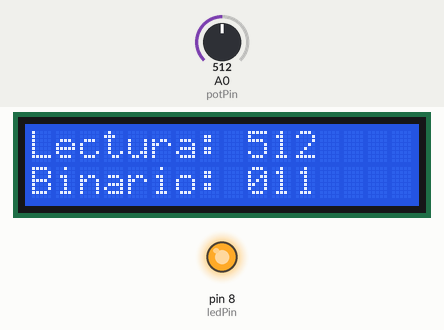
Simulated run of this program. Board: Arduino Uno, built with avr-gcc and run on an emulated ATmega328P. On the bench: 16×2 character LCD, output pins drawn as LEDs (lit = HIGH). The test bench sets the inputs (shaded band); at power-on: A0 (potPin) = 512.

Above: at 1.2 s.
1.3 s: A0 (potPin) set to 568
At 2.8 s:
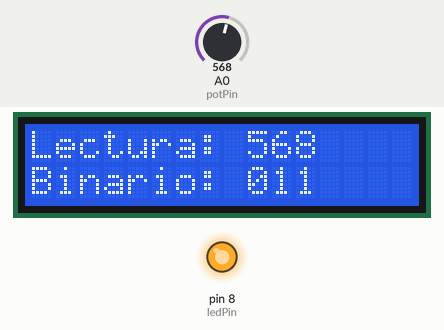
3.1 s: A0 (potPin) set to 601
At 3.6 s:
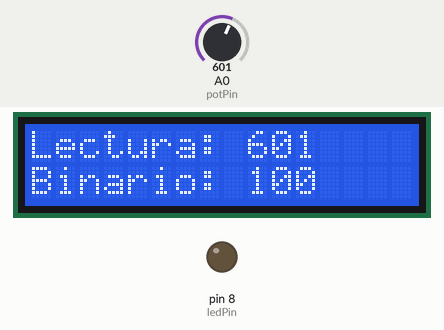
4.7 s: A0 (potPin) set to 511
At 5.3 s:
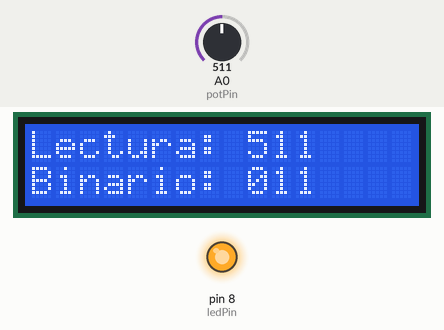
Timing chart, 0 to 7.7 s (numbered marks = the images above; inputs shaded):
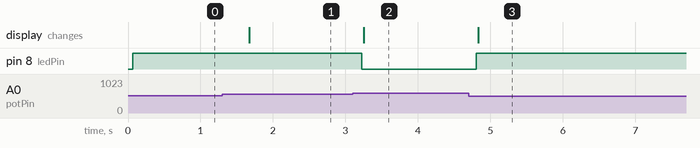

Measured:
- the behaviour switches between 584 and 585 on A0 (potPin) (found by bisection; images 1 and 2)
- after the input at 1.3 s, the display: changes after 0.37 s (image 1)
- after the input at 3.1 s, pin 8 (ledPin): HIGH → LOW after 0.13 s; the display: changes after 0.15 s (image 2)
- after the input at 4.7 s, pin 8 (ledPin): LOW → HIGH after 0.11 s; the display: changes after 0.14 s (image 3)

The program:

main.cpp
```cpp
#include <Arduino.h>
#include <LiquidCrystal_I2C.h>

const int potPin = A0; // Pin analógico para el potenciómetro
const int numBits = 3; // Número de bits para la representación binaria
const int ledPin = 8;
LiquidCrystal_I2C lcd(0x27, 16, 2); // Dirección I2C y dimensiones del LCD

void setup()
{
  pinMode(ledPin, OUTPUT); // Configura el pin del LED como salida
  lcd.init();              // Inicializa el LCD
  lcd.backlight();         // Enciende la retroiluminación del LCD
}

void loop()
{
  int analogValue = analogRead(potPin);                                // Lee el valor analógico del potenciómetro
  int binaryValue = map(analogValue, 0, 1023, 0, pow(2, numBits) - 1); // Mapea el valor analógico a un valor binario de 3 bits

  int bit0 = binaryValue & 0b00000001;        // Obtén el primer bit
  int bit1 = (binaryValue >> 1) & 0b00000001; // Obtén el segundo bit
  int bit2 = (binaryValue >> 2) & 0b00000001; // Obtén el tercer bit

  digitalWrite(ledPin, bit1); //Coloca el valor del bit B o bit 2 en la salida

  lcd.clear(); // Limpia la pantalla LCD
  lcd.setCursor(0, 0);
  lcd.print("Lectura: ");
  lcd.print(analogValue);
  lcd.setCursor(0, 1);
  lcd.print("Binario: ");
  lcd.print(bit2);
  lcd.print(bit1);
  lcd.print(bit0);

  delay(500);
}
```
